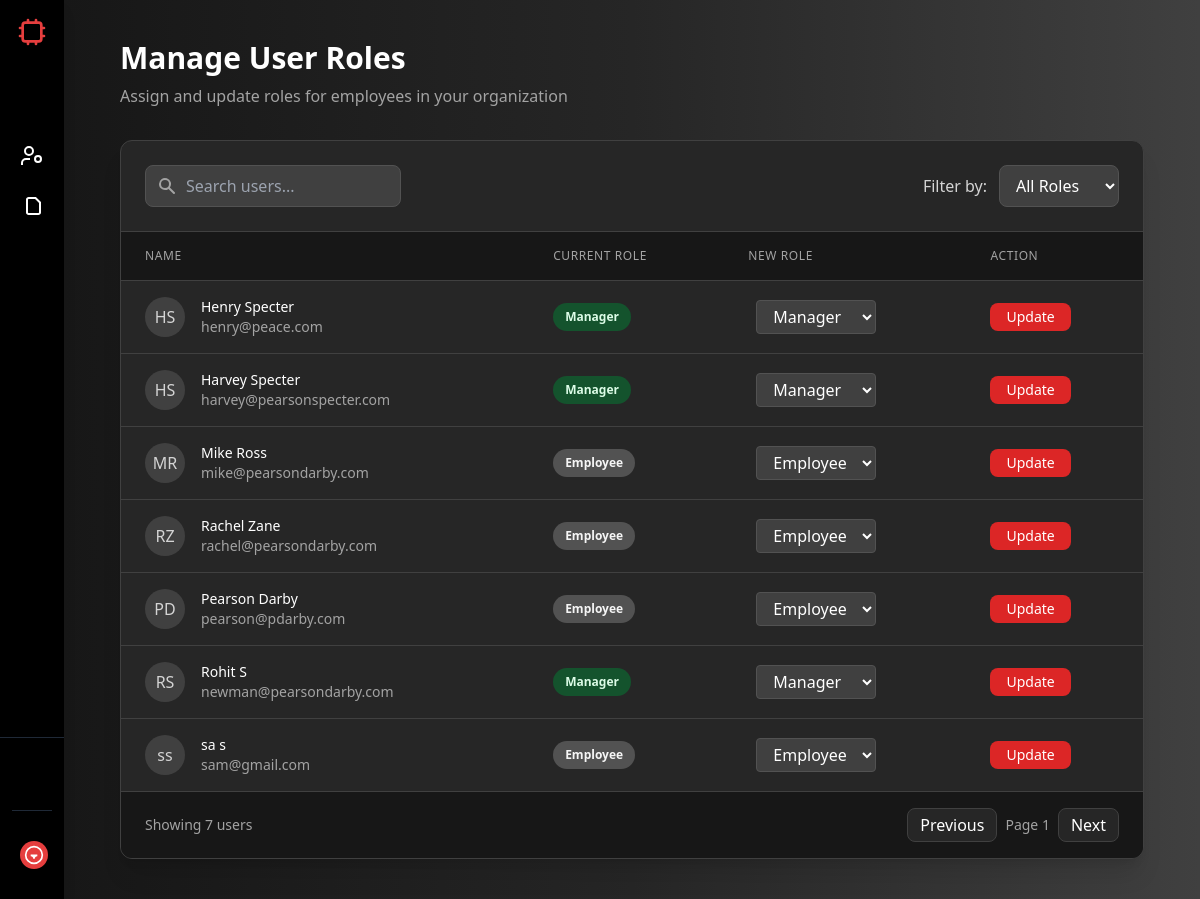
The app's page /update_role (signed in) with its own data.
### website/models.py (models this page shows, shortened)
class User(AbstractBaseUser, PermissionsMixin):  # ✅ Make sure you inherit PermissionsMixin
    ROLE_CHOICES = [
        ('Admin', 'Admin'),
        ('HR', 'HR'),
        ('Manager', 'Manager'),
        ('Employee', 'Employee'),
    ]
    email = models.EmailField(unique=True)
    username = models.CharField(max_length=100, unique=True)
    first_name = models.CharField(max_length=100)
    last_name = models.CharField(max_length=100)
    role = models.CharField(max_length=50, choices=ROLE_CHOICES, default='Employee')
    manager=models.ForeignKey('self',on_delete=models.SET_NULL,null=True,related_name='team',blank=True)
    is_active = models.BooleanField(default=True)
    is_superuser = models.BooleanField(default=False)
    is_staff = models.BooleanField(default=False)  # ✅ This is required for Django Admin
    created_at = models.DateTimeField(auto_now_add=True)
    updated_at = models.DateTimeField(auto_now=True)
    USERNAME_FIELD = "email"
    REQUIRED_FIELDS = ["username", "first_name", "last_name"]
    objects = UserManager()

### website/views.py (the view, shortened to what this page needs)
# urls.py: path('update_role',views.update_user_role,name='update_user_role'),
@login_required
def update_user_role(request):
    if request.user.role != "HR":
        messages.error(request, "You are not authorized to update a user role")
        return redirect('dashboard')
    users = User.objects.exclude(Q(role="HR") | Q(role="Admin"))
    return render(request, 'website/update_user_role.html', {'users': users})

### website/templates/website/update_user_role.html (shortened to what this page needs)
{% extends "website/sidebar.html" %}
{% block content %}
<div class="min-h-screen bg-gradient-to-r from-neutral-900 via-neutral-800 to-neutral-700 py-10 px-4">
    <div class="max-w-5xl mx-auto">
        <div class="mb-8">
            <h2 class="text-3xl font-bold text-white">Manage User Roles</h2>
            <p class="text-neutral-400 mt-2">Assign and update roles for employees in your organization</p>
        </div>
        <div class="bg-neutral-800 rounded-xl shadow-xl border border-neutral-700 overflow-hidden">
            <div class="p-6 border-b border-neutral-700 flex flex-col md:flex-row gap-4 justify-between items-center">
                <div class="relative w-full md:w-64">
                    <div class="absolute inset-y-0 left-0 pl-3 flex items-center pointer-events-none">
                    </div>
                    <input type="text" id="search-users" placeholder="Search users..." class="bg-neutral-700 text-white w-full pl-10 pr-4 py-2 rounded-lg border border-neutral-600 focus:ring-2 focus:ring-red-500 focus:border-transparent">
                </div>
                <div class="flex items-center gap-3">
                    <label for="filter-role" class="text-neutral-300">Filter by:</label>
                    <select id="filter-role" class="bg-neutral-700 text-white px-3 py-2 rounded-lg border border-neutral-600 focus:ring-2 focus:ring-red-500 focus:border-transparent">
                        <option value="all">All Roles</option>
                    </select>
                </div>
            </div>
            <div class="overflow-x-auto">
                <table class="min-w-full divide-y divide-neutral-700">
                    <thead class="bg-neutral-900">
                        <tr>
                            <th scope="col" class="px-6 py-4 text-left text-xs font-medium text-neutral-400 uppercase tracking-wider">Name</th>
                            <th scope="col" class="px-6 py-4 text-left text-xs font-medium text-neutral-400 uppercase tracking-wider">Current Role</th>
                            <th scope="col" class="px-6 py-4 text-left text-xs font-medium text-neutral-400 uppercase tracking-wider">New Role</th>
                            <th scope="col" class="px-6 py-4 text-left text-xs font-medium text-neutral-400 uppercase tracking-wider">Action</th>
                        </tr>
                    </thead>
                    <tbody class="bg-neutral-800 divide-y divide-neutral-700">
                        {% for user in users %}
                        <tr class="hover:bg-neutral-750 transition-colors">
                            <td class="px-6 py-4 whitespace-nowrap">
                                <div class="flex items-center">
                                    <div class="flex-shrink-0 h-10 w-10 bg-neutral-700 rounded-full flex items-center justify-center">
                                        <span class="text-neutral-300 font-medium">{{ user.first_name|slice:":1" }}{{ user.last_name|slice:":1" }}</span>
                                    </div>
                                    <div class="ml-4">
                                        <div class="text-sm font-medium text-white">{{ user.first_name }} {{ user.last_name }}</div>
                                        <div class="text-sm text-neutral-400">{{ user.email }}</div>
                                    </div>
                                </div>
                            </td>
                            <td class="px-6 py-4 whitespace-nowrap">
                                <span class="px-3 py-1 inline-flex text-xs leading-5 font-semibold rounded-full
                                    {% if user.role == 'Admin' %}bg-red-900 text-red-100
                                    {% elif user.role == 'HR' %}bg-blue-900 text-blue-100
                                    {% elif user.role == 'Manager' %}bg-green-900 text-green-100
                                    {% else %}bg-neutral-600 text-neutral-100{% endif %}">
                                    {{ user.role }}
                                </span>
                            </td>
                            <td class="px-6 py-4 whitespace-nowrap">
                                <form method="POST" action="{% url 'update_user_role' %}" class="flex items-center space-x-2">
                                    <select name="role" class="bg-neutral-700 text-white px-3 py-1 rounded border border-neutral-600 focus:ring-2 focus:ring-red-500 focus:border-transparent">
                                        <option value="Employee" {% if user.role == "Employee" %}selected{% endif %}>Employee</option>
                                        <option value="Manager" {% if user.role == "Manager" %}selected{% endif %}>Manager</option>
                                    </select>
                            </td>
                            <td class="px-6 py-4 whitespace-nowrap text-sm font-medium">
                                    <button type="submit" class="bg-red-600 hover:bg-red-700 text-white px-4 py-1 rounded-lg transition-colors focus:outline-none focus:ring-2 focus:ring-red-500 focus:ring-opacity-50">
                                        Update
                                    </button>
                            </td>
                        </tr>
                        {% empty %}
                        <tr>
                            <td colspan="4" class="px-6 py-10 text-center text-neutral-400">
                                No users found. Add users to your organization to manage their roles.
                            </td>
                        </tr>
                        {% endfor %}
                    </tbody>
                </table>
            </div>
            <div class="bg-neutral-900 px-6 py-4 border-t border-neutral-700 flex items-center justify-between">
                <div class="flex-1 flex justify-between items-center">
                    <p class="text-sm text-neutral-400">
                        Showing <span class="font-medium">{{ users|length }}</span> users
                    </p>
                    <div class="flex items-center space-x-2">
                        <button class="bg-neutral-800 text-white px-3 py-1 rounded-lg border border-neutral-700 hover:bg-neutral-700 disabled:opacity-50 disabled:cursor-not-allowed">
                            Previous
                        </button>
                        <span class="text-neutral-400 text-sm">Page 1</span>
                        <button class="bg-neutral-800 text-white px-3 py-1 rounded-lg border border-neutral-700 hover:bg-neutral-700 disabled:opacity-50 disabled:cursor-not-allowed">
                            Next
                        </button>
                    </div>
                </div>
            </div>
        </div>
    </div>
</div>
{% endblock %}

### records on screen
User: first_name "H", last_name "S", first_name "Henry", last_name "Specter", email "henry@peace.com", role "Manager"
User: first_name "H", last_name "S", first_name "Harvey", last_name "Specter", email "harvey@pearsonspecter.com", role "Manager"
User: first_name "M", last_name "R", first_name "Mike", last_name "Ross", email "mike@pearsondarby.com", role "Employee"
User: first_name "R", last_name "Z", first_name "Rachel", last_name "Zane", email "rachel@pearsondarby.com", role "Employee"
User: first_name "P", last_name "D", first_name "Pearson", last_name "Darby", email "pearson@pdarby.com", role "Employee"
User: first_name "R", last_name "S", first_name "Rohit", email "newman@pearsondarby.com", role "Manager"
User: first_name "s", last_name "s", first_name "sa", email "sam@gmail.com", role "Employee"

### other values on screen
{{ users|length }} "7"
